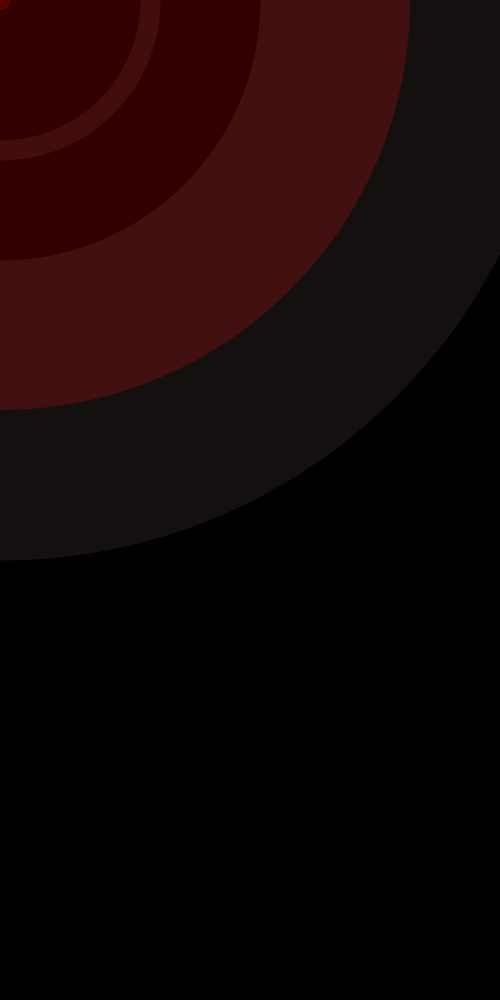
Frame 1 (no input)
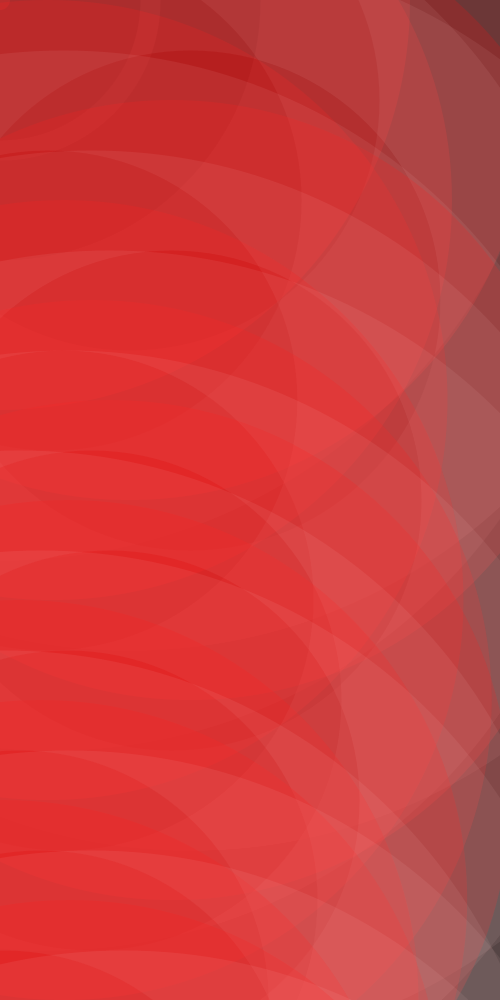
Frame 60 (the mouse pressed at the canvas centre just before this capture)
Frame 120 (the mouse held since frame 60 and released just before this capture): identical to frame 60, image omitted

The Processing sketch that drew these frames (run headless with seeded random() and noise(); from frame 60 on, the mouse is pressed at the canvas centre):

// Processing sketch: processing_32483
// ── processing_32483.pde


int x = 20;
float y = 0;
float ding = 0;

void setup(){

  size(500,1000);

  noFill();
  background (0);
  
  
}



void draw (){
 while (x<1000){
  fill(255,0,0,50);
  strokeWeight(300);
   stroke (255,200,200,20);
    ellipse ( y, ding ,x,x);
  x=x+ 800;
 }
  if (x > 500){
  y=0;
  ding = ding +100;
 }
 
 y=y+random(200);
   ;
 x=0;
     

} 
